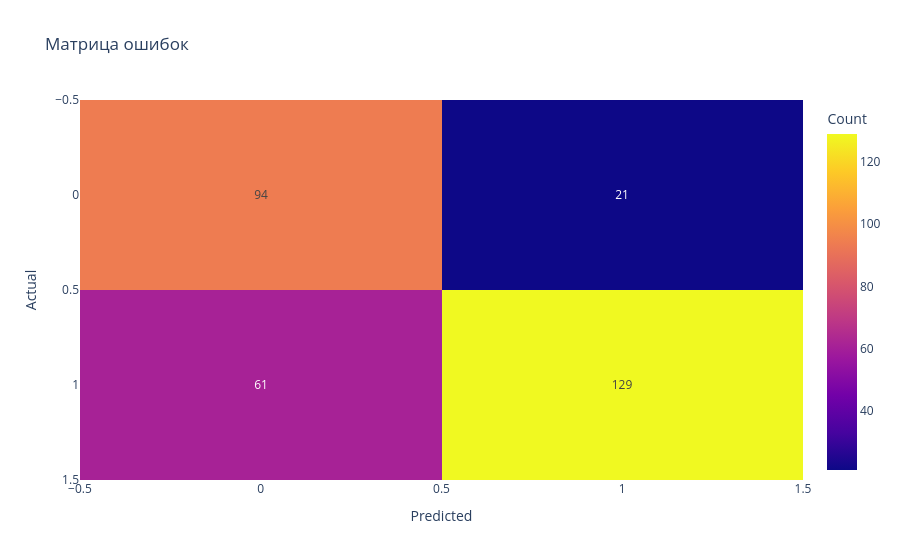

The code cell stored with this chart in its notebook:
### Code cell
cm = confusion_matrix(y_test, test_pred)
fig_cm = px.imshow(cm, text_auto=True, aspect='auto',
                   labels=dict(x='Predicted', y='Actual', color='Count'),
                   title='Матрица ошибок')
fig_cm.show()

### Figure 1 — Plotly figure (JSON) as saved in the notebook; plotly's stock layout.template omitted (floating-point values rounded to 4 significant figures)
{"data": [{"coloraxis": "coloraxis", "hovertemplate": "Predicted: %{x}<br>Actual: %{y}<br>Count: %{z}<extra></extra>", "name": "0", "texttemplate": "%{z}", "type": "heatmap", "xaxis": "x", "yaxis": "y", "z": [[94, 21], [61, 129]]}], "layout": {"coloraxis": {"colorbar": {"title": {"text": "Count"}}, "colorscale": [[0, "#0d0887"], [0.1111, "#46039f"], [0.2222, "#7201a8"], [0.3333, "#9c179e"], [0.4444, "#bd3786"], [0.5556, "#d8576b"], [0.6667, "#ed7953"], [0.7778, "#fb9f3a"], [0.8889, "#fdca26"], [1, "#f0f921"]]}, "title": {"text": "Матрица ошибок"}, "xaxis": {"anchor": "y", "domain": [0, 1], "title": {"text": "Predicted"}}, "yaxis": {"anchor": "x", "autorange": "reversed", "domain": [0, 1], "title": {"text": "Actual"}}}}
